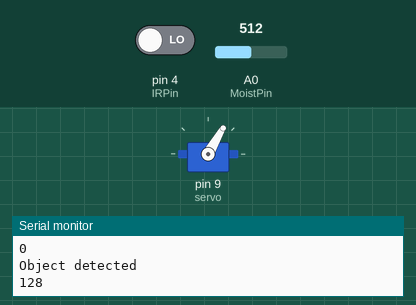
A sketch run on a simulated Arduino Uno, built with avr-gcc and run on an emulated ATmega328P. Shown: servo, the last lines printed to the serial monitor. The test bench sets the inputs (shaded band); at power-on: A0 (MoistPin) = 512, pin 4 (IRPin) LOW.

Above: at 7.8 s.
7.9 s: A0 (MoistPin) set to 1023
21.4 s: pin 4 (IRPin) driven HIGH
At 23.9 s:
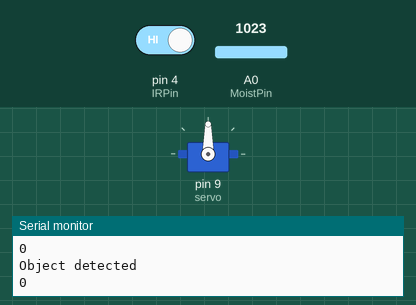
34.5 s: pin 4 (IRPin) driven LOW
At 39.0 s:
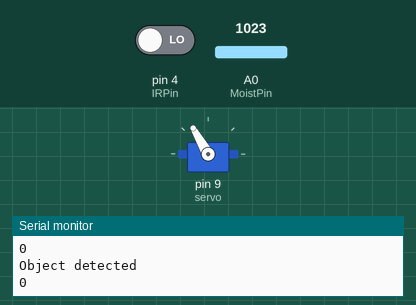
48.0 s: A0 (MoistPin) set to 900
Timing chart, 0 to 62.5 s (numbered marks = the images above; inputs shaded):
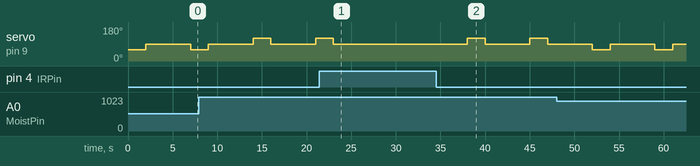

Measured:
- after the input at 21.4 s, servo on pin 9 (servo): goes on until 23.0 s, then stays 90°
- after the input at 34.5 s, servo on pin 9 (servo): alternates 120° for 2.0 s and 90° for 5.0 s, starting after 3.5 s
- by itself, servo on pin 9 (servo): alternates 120° for 2.0 s and 90° for 5.0 s

The sketch:

trash_disposing.ino
```cpp
#include <Servo.h>
#define MoistPin A0
#define IRPin 4
Servo servo;


void setup() {
  servo.attach(9);
  Serial.begin(9600);
  pinMode(IRPin, INPUT); // Pin set as input

}

void loop() {

  int SensorValue = digitalRead(IRPin);
  Serial.println(SensorValue);
  if (digitalRead(IRPin)) // if Pin logic is HIGH
  {
    Serial.println("Object not detected"); // display on Serial monitor when object detected

  }

  else {
   Serial.println("Object detected"); // display on Serial when object not detected
   readSensor();
  }

  delay(5000);
}

// void loop() {
//
//   Serial.print("SensorPin Value: ");
//   Serial.println(SensorValue);
//   // Serial.print("Analog output: ");
//   // Serial.println(IRSensorValue());   delay(3000);
// }

int readSensor() {
  int sensorValue = analogRead(MoistPin);
  int outputValue = map(sensorValue, 0, 1023, 255, 0);
  Serial.println(outputValue);
  if (outputValue > 5){
    servo.write(60);
    delay(2000);
    servo.write(90);
  }
  else {
    servo.write(120);
    delay(2000);
    servo.write(90);
  }

}

int IRSensorValue() {


}
```
